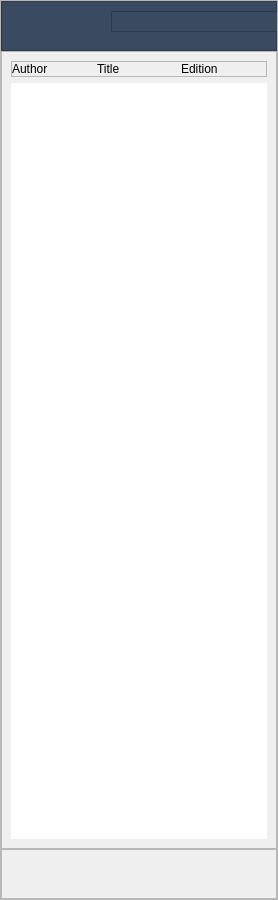
               <widget class="QFrame" name="study_lists_page_left">
                <property name="minimumSize">
                 <size>
                  <width>0</width>
                  <height>900</height>
                 </size>
                </property>
                <property name="maximumSize">
                 <size>
                  <width>500</width>
                  <height>16777215</height>
                 </size>
                </property>
                <property name="frameShape">
                 <enum>QFrame::StyledPanel</enum>
                </property>
                <property name="frameShadow">
                 <enum>QFrame::Raised</enum>
                </property>
                <layout class="QVBoxLayout" name="verticalLayout_38">
                 <property name="spacing">
                  <number>0</number>
                 </property>
                 <property name="leftMargin">
                  <number>0</number>
                 </property>
                 <property name="topMargin">
                  <number>0</number>
                 </property>
                 <property name="rightMargin">
                  <number>0</number>
                 </property>
                 <property name="bottomMargin">
                  <number>0</number>
                 </property>
                 <item>
                  <widget class="QFrame" name="search_bar_2">
                   <property name="minimumSize">
                    <size>
                     <width>0</width>
                     <height>50</height>
                    </size>
                   </property>
                   <property name="maximumSize">
                    <size>
                     <width>16777215</width>
                     <height>50</height>
                    </size>
                   </property>
                   <property name="styleSheet">
                    <string notr="true">background-color: rgb(58, 74, 97);</string>
                   </property>
                   <property name="frameShape">
                    <enum>QFrame::StyledPanel</enum>
                   </property>
                   <property name="frameShadow">
                    <enum>QFrame::Raised</enum>
                   </property>
                   <widget class="QPlainTextEdit" name="plainTextEdit_2">
                    <property name="geometry">
                     <rect>
                      <x>110</x>
                      <y>10</y>
                      <width>301</width>
                      <height>21</height>
                     </rect>
                    </property>
                   </widget>
                  </widget>
                 </item>
                 <item>
                  <widget class="QFrame" name="frame_23">
                   <property name="frameShape">
                    <enum>QFrame::StyledPanel</enum>
                   </property>
                   <property name="frameShadow">
                    <enum>QFrame::Raised</enum>
                   </property>
                   <layout class="QVBoxLayout" name="verticalLayout_39">
                    <item>
                     <widget class="QFrame" name="column_names_2">
                      <property name="frameShape">
                       <enum>QFrame::StyledPanel</enum>
                      </property>
                      <property name="frameShadow">
                       <enum>QFrame::Raised</enum>
                      </property>
                      <layout class="QHBoxLayout" name="horizontalLayout_18">
                       <property name="spacing">
                        <number>0</number>
                       </property>
                       <property name="leftMargin">
                        <number>0</number>
                       </property>
                       <property name="topMargin">
                        <number>0</number>
                       </property>
                       <property name="rightMargin">
                        <number>0</number>
                       </property>
                       <property name="bottomMargin">
                        <number>0</number>
                       </property>
                       <item>
                        <widget class="QLabel" name="label_29">
                         <property name="styleSheet">
                          <string notr="true"/>
                         </property>
                         <property name="text">
                          <string>Author</string>
                         </property>
                        </widget>
                       </item>
                       <item>
                        <widget class="QLabel" name="label_31">
                         <property name="text">
                          <string>Title</string>
                         </property>
                        </widget>
                       </item>
                       <item>
                        <widget class="QLabel" name="label_32">
                         <property name="text">
                          <string>Edition</string>
                         </property>
                        </widget>
                       </item>
                      </layout>
                     </widget>
                    </item>
                    <item>
                     <widget class="QListWidget" name="study_lists_listwidget">
                      <property name="frameShape">
                       <enum>QFrame::NoFrame</enum>
                      </property>
                     </widget>
                    </item>
                   </layout>
                  </widget>
                 </item>
                 <item>
                  <widget class="QFrame" name="frame_33">
                   <property name="minimumSize">
                    <size>
                     <width>0</width>
                     <height>50</height>
                    </size>
                   </property>
                   <property name="maximumSize">
                    <size>
                     <width>16777215</width>
                     <height>50</height>
                    </size>
                   </property>
                   <property name="frameShape">
                    <enum>QFrame::StyledPanel</enum>
                   </property>
                   <property name="frameShadow">
                    <enum>QFrame::Raised</enum>
                   </property>
                  </widget>
                 </item>
                </layout>
               </widget>
